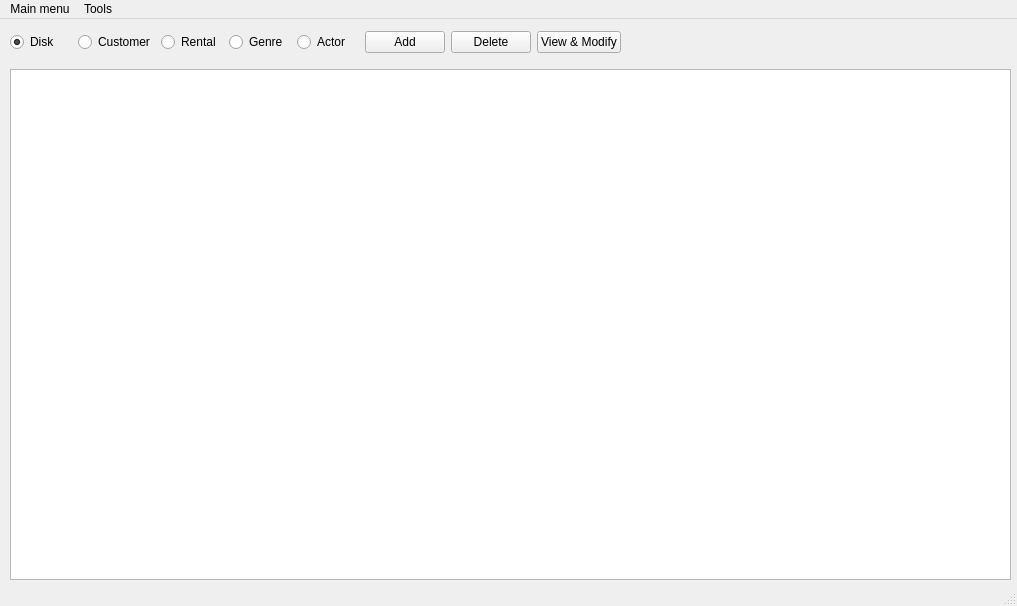
<?xml version="1.0" encoding="UTF-8"?>
<ui version="4.0">
 <class>MainWindow</class>
 <widget class="QMainWindow" name="MainWindow">
  <property name="geometry">
   <rect>
    <x>0</x>
    <y>0</y>
    <width>1017</width>
    <height>606</height>
   </rect>
  </property>
  <property name="sizePolicy">
   <sizepolicy hsizetype="Fixed" vsizetype="Fixed">
    <horstretch>0</horstretch>
    <verstretch>0</verstretch>
   </sizepolicy>
  </property>
  <property name="minimumSize">
   <size>
    <width>1017</width>
    <height>606</height>
   </size>
  </property>
  <property name="windowTitle">
   <string>MainWindow</string>
  </property>
  <widget class="QWidget" name="centralwidget">
   <widget class="QTableWidget" name="table_widget">
    <property name="geometry">
     <rect>
      <x>10</x>
      <y>50</y>
      <width>1001</width>
      <height>511</height>
     </rect>
    </property>
    <property name="sizePolicy">
     <sizepolicy hsizetype="Maximum" vsizetype="Expanding">
      <horstretch>0</horstretch>
      <verstretch>0</verstretch>
     </sizepolicy>
    </property>
    <property name="editTriggers">
     <set>QAbstractItemView::NoEditTriggers</set>
    </property>
    <property name="tabKeyNavigation">
     <bool>false</bool>
    </property>
    <property name="showDropIndicator" stdset="0">
     <bool>false</bool>
    </property>
    <property name="dragDropOverwriteMode">
     <bool>false</bool>
    </property>
    <attribute name="horizontalHeaderCascadingSectionResizes">
     <bool>true</bool>
    </attribute>
    <attribute name="horizontalHeaderStretchLastSection">
     <bool>true</bool>
    </attribute>
    <attribute name="verticalHeaderCascadingSectionResizes">
     <bool>true</bool>
    </attribute>
    <attribute name="verticalHeaderStretchLastSection">
     <bool>true</bool>
    </attribute>
   </widget>
   <widget class="QWidget" name="layoutWidget">
    <property name="geometry">
     <rect>
      <x>10</x>
      <y>3</y>
      <width>611</width>
      <height>41</height>
     </rect>
    </property>
    <layout class="QHBoxLayout" name="horizontalLayout">
     <item>
      <widget class="QRadioButton" name="rb_disk">
       <property name="text">
        <string>Disk</string>
       </property>
       <property name="checked">
        <bool>true</bool>
       </property>
      </widget>
     </item>
     <item>
      <widget class="QRadioButton" name="rb_customer">
       <property name="text">
        <string>Customer</string>
       </property>
       <property name="checked">
        <bool>false</bool>
       </property>
      </widget>
     </item>
     <item>
      <widget class="QRadioButton" name="rb_rental">
       <property name="text">
        <string>Rental</string>
       </property>
      </widget>
     </item>
     <item>
      <widget class="QRadioButton" name="rb_genre">
       <property name="text">
        <string>Genre</string>
       </property>
      </widget>
     </item>
     <item>
      <widget class="QRadioButton" name="rb_actor">
       <property name="text">
        <string>Actor</string>
       </property>
      </widget>
     </item>
     <item>
      <widget class="QPushButton" name="pb_add">
       <property name="text">
        <string>Add</string>
       </property>
      </widget>
     </item>
     <item>
      <widget class="QPushButton" name="pb_delete">
       <property name="text">
        <string>Delete</string>
       </property>
      </widget>
     </item>
     <item>
      <widget class="QPushButton" name="pb_view_and_modify">
       <property name="text">
        <string>View &amp;&amp; Modify</string>
       </property>
      </widget>
     </item>
    </layout>
   </widget>
  </widget>
  <widget class="QMenuBar" name="menubar">
   <property name="geometry">
    <rect>
     <x>0</x>
     <y>0</y>
     <width>1017</width>
     <height>19</height>
    </rect>
   </property>
   <widget class="QMenu" name="menuFile">
    <property name="title">
     <string>Main menu</string>
    </property>
    <addaction name="separator"/>
    <addaction name="action_exit"/>
   </widget>
   <widget class="QMenu" name="menuTools">
    <property name="title">
     <string>Tools</string>
    </property>
    <widget class="QMenu" name="menuDB_Tools">
     <property name="title">
      <string>DB Tools</string>
     </property>
     <addaction name="actionDrop_database"/>
     <addaction name="actionCreate_schema"/>
     <addaction name="actionGenerate_testing"/>
    </widget>
    <addaction name="menuDB_Tools"/>
   </widget>
   <addaction name="menuFile"/>
   <addaction name="menuTools"/>
  </widget>
  <widget class="QStatusBar" name="statusbar"/>
  <action name="action_exit">
   <property name="text">
    <string>Exit</string>
   </property>
  </action>
  <action name="actionDrop_database">
   <property name="text">
    <string>Drop database</string>
   </property>
  </action>
  <action name="actionCreate_schema">
   <property name="text">
    <string>Create schema</string>
   </property>
  </action>
  <action name="actionGenerate_testing">
   <property name="text">
    <string>Generate testing</string>
   </property>
  </action>
 </widget>
 <resources/>
 <connections/>
</ui>
